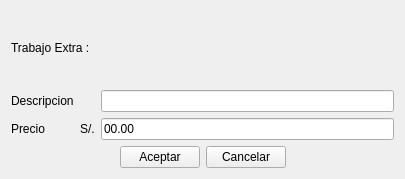
<?xml version="1.0" encoding="UTF-8"?>
<ui version="4.0">
 <class>ui_trabajosExtras</class>
 <widget class="QWidget" name="ui_trabajosExtras">
  <property name="geometry">
   <rect>
    <x>0</x>
    <y>0</y>
    <width>405</width>
    <height>179</height>
   </rect>
  </property>
  <property name="windowTitle">
   <string>Form</string>
  </property>
  <layout class="QGridLayout" name="gridLayout">
   <item row="0" column="0">
    <widget class="QLabel" name="label_tiulo">
     <property name="text">
      <string>Trabajo Extra :</string>
     </property>
    </widget>
   </item>
   <item row="1" column="0">
    <layout class="QGridLayout" name="gridLayout_4">
     <item row="1" column="2">
      <widget class="QLineEdit" name="lineEdit_precio">
       <property name="minimumSize">
        <size>
         <width>170</width>
         <height>0</height>
        </size>
       </property>
       <property name="text">
        <string>00.00</string>
       </property>
      </widget>
     </item>
     <item row="0" column="0">
      <widget class="QLabel" name="label_14">
       <property name="text">
        <string>Descripcion</string>
       </property>
      </widget>
     </item>
     <item row="1" column="1">
      <widget class="QLabel" name="label_31">
       <property name="text">
        <string>S/.</string>
       </property>
      </widget>
     </item>
     <item row="1" column="0">
      <widget class="QLabel" name="label_22">
       <property name="text">
        <string>Precio</string>
       </property>
      </widget>
     </item>
     <item row="0" column="2">
      <widget class="QLineEdit" name="lineEdit_descripcion"/>
     </item>
    </layout>
   </item>
   <item row="2" column="0">
    <layout class="QHBoxLayout" name="horizontalLayout_3">
     <item>
      <spacer name="horizontalSpacer_3">
       <property name="orientation">
        <enum>Qt::Horizontal</enum>
       </property>
       <property name="sizeHint" stdset="0">
        <size>
         <width>40</width>
         <height>20</height>
        </size>
       </property>
      </spacer>
     </item>
     <item>
      <widget class="QPushButton" name="pushButton_agregar">
       <property name="text">
        <string>Aceptar</string>
       </property>
       <property name="shortcut">
        <string>Ctrl+G</string>
       </property>
      </widget>
     </item>
     <item>
      <widget class="QPushButton" name="pushButton_cancelar">
       <property name="text">
        <string>Cancelar</string>
       </property>
       <property name="shortcut">
        <string>Esc</string>
       </property>
      </widget>
     </item>
     <item>
      <spacer name="horizontalSpacer_4">
       <property name="orientation">
        <enum>Qt::Horizontal</enum>
       </property>
       <property name="sizeHint" stdset="0">
        <size>
         <width>40</width>
         <height>20</height>
        </size>
       </property>
      </spacer>
     </item>
    </layout>
   </item>
  </layout>
 </widget>
 <tabstops>
  <tabstop>lineEdit_descripcion</tabstop>
  <tabstop>lineEdit_precio</tabstop>
  <tabstop>pushButton_agregar</tabstop>
  <tabstop>pushButton_cancelar</tabstop>
 </tabstops>
 <resources/>
 <connections>
  <connection>
   <sender>pushButton_cancelar</sender>
   <signal>clicked()</signal>
   <receiver>ui_trabajosExtras</receiver>
   <slot>close()</slot>
   <hints>
    <hint type="sourcelabel">
     <x>248</x>
     <y>148</y>
    </hint>
    <hint type="destinationlabel">
     <x>202</x>
     <y>89</y>
    </hint>
   </hints>
  </connection>
 </connections>
</ui>
